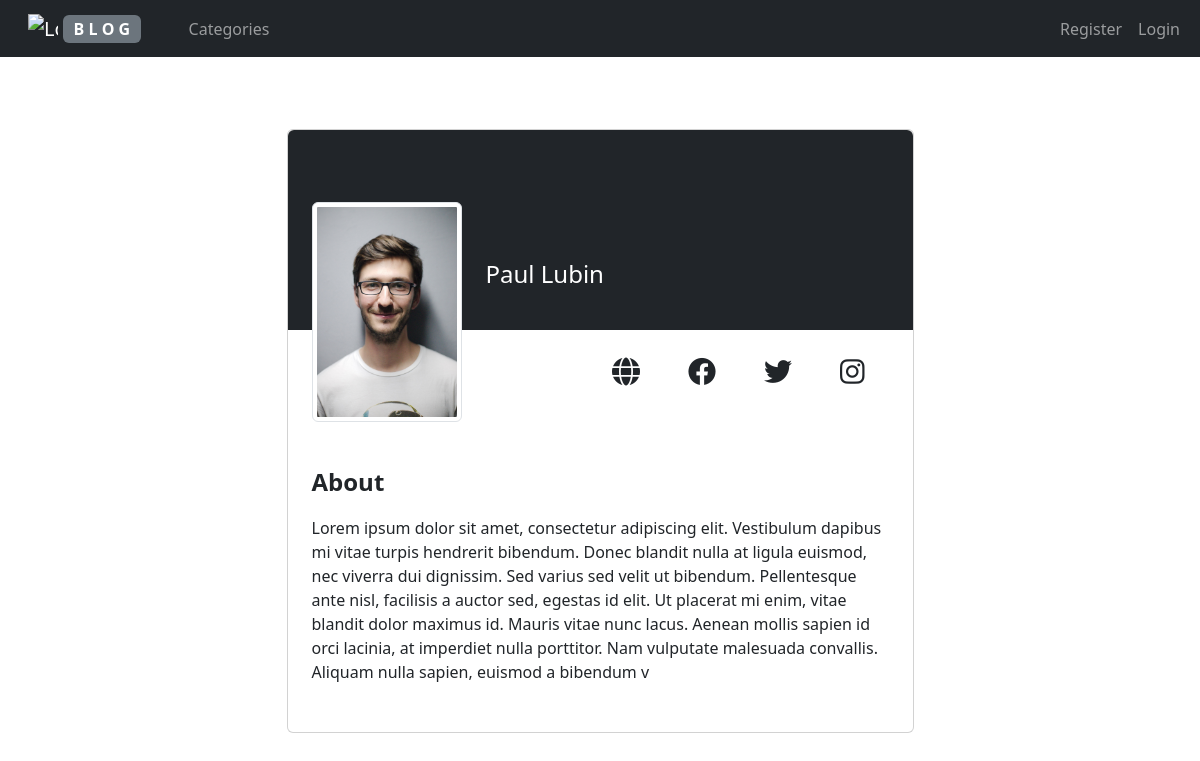
Page /members/11/profile on the committed database.
### myblog/models.py (models this page shows, shortened)
class Profile(models.Model):
    user = models.OneToOneField(User, null=True, on_delete=models.CASCADE)
    bio = models.TextField(max_length=500)
    profile_pic = models.ImageField(null=True, blank=True, upload_to="images/profile")
    website_url = models.CharField(max_length=255, null=True, blank=True)
    facebook_url = models.CharField(max_length=255, null=True, blank=True)
    twitter_url = models.CharField(max_length=255, null=True, blank=True)
    instagram_url = models.CharField(max_length=255, null=True, blank=True)

### members/views.py (the view)
# urls.py: path('<int:pk>/profile', ShowProfilePageView.as_view(), name='show_profile_page'),
class ShowProfilePageView(DetailView):
    model = Profile
    template_name = 'registration/user_profile.html'
    def get_context_data(self, *args, **kwargs):
        context = super(ShowProfilePageView, self).get_context_data(*args, **kwargs)
        page_user = get_object_or_404(Profile, id=self.kwargs['pk'])
        context["page_user"] = page_user
        return context

### members/templates/registration/user_profile.html (shortened to what this page needs)
{% extends 'base.html' %}
{% load static %}
{% block content %}
<section class="h-100 gradient-custom-2">
    <div class="container py-5 h-100">
        <div class="row d-flex justify-content-center align-items-center h-100">
            <div class="col col-lg-9 col-xl-7">
                <div class="card">
                    <div class="rounded-top text-white d-flex flex-row bg-dark" style="height:200px;">
                        <div class="ms-4 mt-5 d-flex flex-column mx-4" style="width: 150px;">
                            {% if page_user.profile_pic %}
                            <img class="img-fluid img-thumbnail mt-4 mb-2"
                                 style="width: 150px; z-index: 1" src="{{ page_user.profile_pic.url }}">
                            {% else %}
                            <img class="img-fluid img-thumbnail mt-4 mb-2"
                                 style="width: 150px; z-index: 1"
                                 src="{% static 'myblog/images/default-profile-pic.png'%}">
                            {% endif %}
                        </div>
                        <div class="ms-3" style="margin-top: 130px;">
                            <h4>{{ page_user.user.first_name }} {{ page_user.user.last_name }}</h4>
                        </div>
                    </div>
                    <div class="p-4 text-black">
                        <div class="d-flex justify-content-end text-center py-1">
                            <div class="px-3">
                                {% if page_user.website_url %}
                                <a href="{{ page_user.website_url }}"><i
                                        class="text-dark fs-3 fa-solid fa-globe mx-2"></i></a>
                                {% endif %}
                            </div>
                            <div class="px-3">
                                {% if page_user.facebook_url %}
                                <a href="{{ page_user.facebook_url }}"><i
                                        class="text-dark fs-3 fa-brands fa-facebook mx-2"></i></a>
                                {% endif %}
                            </div>
                            <div class="px-3">
                                {% if page_user.twitter_url %}
                                <a href="{{ page_user.twitter_url }}"><i
                                        class=" text-dark fs-3 fa-brands fa-twitter mx-2"></i></a>
                                {% endif %}
                            </div>
                            <div class="px-3">
                                {% if page_user.instagram_url %}
                                <a href="{{ page_user.instagram_url }}"><i
                                        class=" text-dark fs-3 fa-brands fa-instagram mx-2"></i></a>
                                {% endif %}
                            </div>
                        </div>
                    </div>
                    <div class="p-4">
                        <div class="my-4">
                            <p class="fw-semibold fs-4">About</p>
                            <div>
                                <p class="card-text">{{ page_user.bio }}</p>
                            </div>
                        </div>
                    </div>
                </div>
            </div>
        </div>
    </div>
    </div>
{% endblock %}

### rows in the picture
Profile: profile_pic (picture), user.first_name "Paul", user.last_name "Lubin", bio "Lorem ipsum dolor sit amet, consectetur adipiscing elit. Vestibulum dapibus mi vitae turpis hendrerit bibendum. Donec blandit nulla at ligula euismod, nec viverra dui dignissim. Sed varius sed velit ut bibendum. Pellentesque ante nisl, facilisis a auctor sed, egestas id elit. Ut placerat mi enim, vitae blandit dolor maximus id. Mauris vitae nunc lacus. Aenean mollis sapien id orci lacinia, at imperdiet nulla porttitor. Nam vulputate malesuada convallis. Aliquam nulla sapien, euismod a bibendum v"
